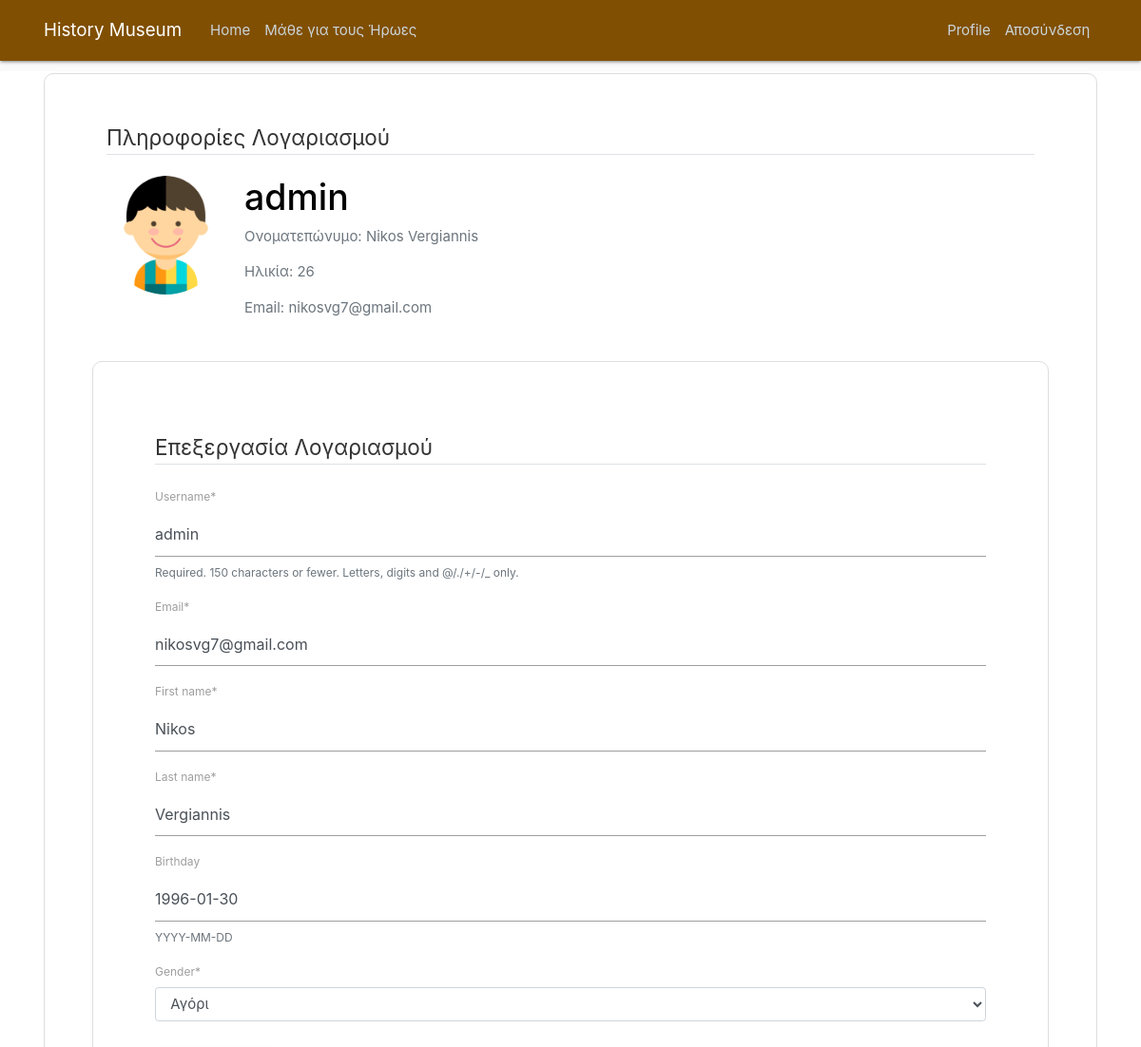
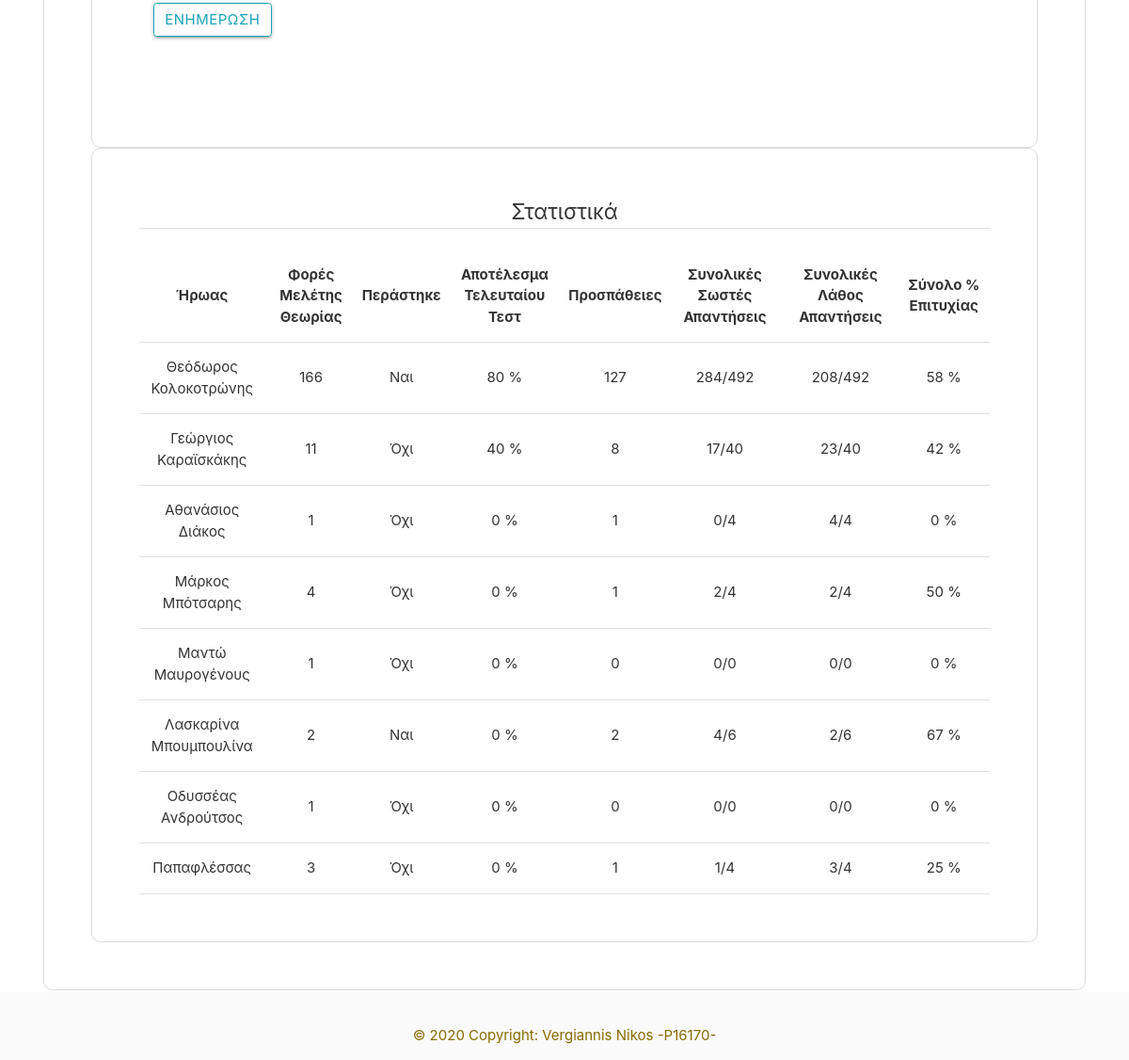
/profile/ (signed in), run on the app's committed database (2 pictures, top to bottom).
### users/models.py (models this page shows, shortened)
class Student(models.Model):
    user = models.OneToOneField(User, on_delete=models.CASCADE)
    image = models.ImageField(upload_to='profile_pics', null=True)
    first_name = models.CharField(default="", max_length=50)
    last_name = models.CharField(default="", max_length=50)
    birthday = models.DateField(null=True, blank=True, help_text="YYYY-MM-DD")
    gender = models.CharField(choices=GENDER_CHOICES,max_length=1)
    hero_studying = models.PositiveIntegerField(default=1)
    test_taking = models.PositiveIntegerField(default=1)
    def age(self):
        if self.birthday is None:
            pass
        else:
         return int((datetime.date.today() - self.birthday).days / 365.25)

### HistoryMuseum/models.py (models this page shows, shortened)
class Statistics(models.Model):
    user = models.ForeignKey(User, on_delete= models.CASCADE)
    test = models.ForeignKey(Test, on_delete=models.CASCADE)
    score = models.PositiveIntegerField(default=0)
    times_read = models.PositiveIntegerField(default=0)
    times_taken = models.PositiveIntegerField(default=0)
    answers_total = models.PositiveIntegerField(default=0)
    answers_correct = models.PositiveIntegerField(default=0)
    answers_wrong = models.PositiveIntegerField(default=0)
    success_rate = models.FloatField(default=0.0)
    passed = models.BooleanField(default=False)

class Test(models.Model):
    id = models.PositiveIntegerField(primary_key=True)
    title = models.CharField(max_length=100, null=False)
    user = models.ForeignKey(settings.AUTH_USER_MODEL, related_name='test', on_delete=models.CASCADE)

### users/views.py (the view)
# urls.py: path('profile/', profile, name='profile'),
@login_required
def profile(request):
    if request.method == 'POST':
           u_form = UserUpdateForm(request.POST, instance=request.user)
           p_form = ProfileUpdateForm(request.POST,
                                      request.FILES,
                                      instance=request.user.student)
           if u_form.is_valid() and p_form.is_valid():
              user = u_form.save()
              user.refresh_from_db()
              p_form.save()
              messages.success(request, f'Ο λογαριασμός σας ενημερώθηκε!')
              return redirect('profile')
    else:
        u_form = UserUpdateForm(instance=request.user)
        p_form = ProfileUpdateForm(instance=request.user.student)
        stats = Statistics.objects.filter(user=request.user)
    context = {
                'u_form': u_form,
                'p_form': p_form,
                'stats' : stats,
            }
    return render(request,'users/profile.html', context)

### users/forms.py
class UserUpdateForm(forms.ModelForm):
    email = forms.EmailField()
    class Meta:
        model = User
        fields = ['username', 'email']

class ProfileUpdateForm(forms.ModelForm):
    class Meta:
        model = Student
        fields = ['first_name', 'last_name', 'birthday', 'gender']

### users/templates/users/profile.html (shortened to what this page needs)
{% extends "HistoryMuseum/base.html" %}
{% load crispy_forms_tags %}
{% block content %}
    <div class="content-section float-center">
        <div class="col-12 pt-8 pb-2 mb-4">
        <legend class="border-bottom mb-4">Πληροφορίες Λογαριασμού</legend>
      <div class="media">
        <img class="rounded-circle account-img" src="{{ user.student.image.url }}">
        <div class="media-body">
          <h2 class="account-heading">{{ user.username }}</h2>
            <p class="text-secondary">Ονοματεπώνυμο: {{ user.student.first_name }} {{ user.student.last_name }}</p>
            <p class="text-secondary">Ηλικία: {{ user.student.age }}</p>
            <p class="text-secondary">Email: {{ user.email }}</p>
        </div>
      </div>
    </div>
    <div class="content-section">
      <div class="col-12 pt-4 pb-5 mb-2">
    <form method="POST" enctype="multipart/form-data">
          <fieldset class="form-group">
              <legend class="border-bottom mb-4">Επεξεργασία Λογαριασμού</legend>
              {{ u_form|crispy }}
              {{ p_form|crispy }}
          </fieldset>
          <div class="form-group">
              <button class="btn btn-outline-info" type="submit">Ενημέρωση</button>
          </div>
        </form>
      </div>
</div>
<div class ="content-section">
<legend class="border-bottom mb-4 center">Στατιστικά</legend>
<table class="centered">
    <thead>
    <tr>
        <th>Ήρωας</th>
        <th>Φορές Μελέτης Θεωρίας</th>
        <th>Περάστηκε</th>
        <th>Αποτέλεσμα Τελευταίου Τεστ</th>
        <th>Προσπάθειες</th>
        <th>Συνολικές Σωστές Απαντήσεις</th>
        <th>Συνολικές Λάθος Απαντήσεις</th>
        <th>Σύνολο % Επιτυχίας</th>
    </tr>
    </thead>
    <tbody>
    {% for stat in stats %}
        <tr>
            <td>{{ stat.test.title }}</td>
            <td>{{ stat.times_read }}</td>
            <td>{% if stat.passed %} Ναι {% else %} Όχι {% endif %}</td>
            <td>{{ stat.score|floatformat:0 }} %</td>
            <td>{{ stat.times_taken }}</td>
            <td>{{ stat.answers_correct }}/{{ stat.answers_total }}</td>
            <td>{{ stat.answers_wrong }}/{{ stat.answers_total }}</td>
            <td>{{ stat.success_rate|floatformat:0 }} %</td>
        </tr>
    {% endfor %}
    </tbody>
</table>
</div>
</div>
{% endblock %}

### HistoryMuseum/templates/HistoryMuseum/base.html (shortened to what this page needs)
{% load static %}
<!DOCTYPE html>
<html xmlns="http://www.w3.org/1999/xhtml" lang="el" xml:lang="el">
<head>
    <link rel="stylesheet" href="https://cdnjs.cloudflare.com/ajax/libs/materialize/1.0.0/css/materialize.min.css">
    <link rel="stylesheet" href="https://stackpath.bootstrapcdn.com/bootstrap/4.3.1/css/bootstrap.min.css">
    <link rel="stylesheet" type="text/css" href="{% static 'HistoryMuseum/main.css' %}">
</head>
<body>
     <header class="site-header">
      <nav class="navbar navbar-expand-md navbar-dark bg-steel fixed-top">
        <div class="container">
          <a class="navbar-brand mr-4" href="{% url 'homepage' %}">History Museum</a>
          <div class="collapse navbar-collapse justify-content-end" id="navbarToggle">
            <div class="navbar-nav mr-auto">
              <a class="nav-item nav-link" href="{% url 'homepage' %}">Home</a>
              <a class="nav-item nav-link" href="{% url 'hero' %}">Μάθε για τους Ήρωες</a>
              </div>
            <div class="navbar-nav ml-auto">
                {% if user.is_authenticated %}
                <a class="nav-item nav-link" href="{% url 'profile' %}">Profile </a>
                <a class="nav-item nav-link" href="{% url 'logout' %}">Αποσύνδεση</a>
                {% else %}
              <a class="nav-item nav-link" href="{% url 'login' %}">Σύνδεση</a>
              <a class="nav-item nav-link" href="{% url 'register' %}">Εγγραφή</a>
                {% endif %}
            </div>
        </div>
        </div>
      </nav>
    </header>
    <main role="main" class="bg-white pb-12">
        <div class="row">
        <div class="col-md-12">
            <div class="container bg-white">
          {% block content %}{% endblock %}
        </div>
    </div>
  </div>
    </main>
  </body>
{% include 'HistoryMuseum/footer.html' %}
</html>

### HistoryMuseum/templates/HistoryMuseum/footer.html
<footer class="footer">
  <div class="footer-copyright text-center py-3">© 2020 Copyright: Vergiannis Nikos -P16170-
  </div>
</footer>

### HistoryMuseum/static/historymuseum/main.css (style rules this page uses)
body { background: #fafafa; color: #333333; margin-top: 5rem; width:100%; }
h1, h2, h3, h4, h5, h6 { color: #000000; }
.bg-steel { background-color: #804f01; }
.site-header .navbar-nav .nav-link { color: #cbd5db; }
.content-section { background: #ffffff; padding: 50px 50px; border: 1px solid #dddddd; border-radius: 10px; margin:0 auto; }
.account-img { height: 125px; width: 125px; margin-right: 20px; margin-bottom: 16px; }
.account-heading { font-size: 2.5rem; }
.center { display:block; margin-left:auto; margin-right:auto; width:100%; }
.container { padding: 2px 16px; }
.footer { color: #876a00; }

### data on the page
Student: first_name "Nikos", last_name "Vergiannis", birthday "1996-01-30", gender "Αγόρι"
Statistics: test "Θεόδωρος Κολοκοτρώνης", times_read "166", passed "Ναι", score "80", times_taken "127", answers_correct "284", answers_total "492", answers_wrong "208", success_rate "58"
Statistics: test "Γεώργιος Καραϊσκάκης", times_read "11", passed "Όχι", score "40", times_taken "8", answers_correct "17", answers_total "40", answers_wrong "23", success_rate "42"
Statistics: test "Αθανάσιος Διάκος", times_read "1", passed "Όχι", score "0", times_taken "1", answers_correct "0", answers_total "4", answers_wrong "4", success_rate "0"
Statistics: test "Μάρκος Μπότσαρης", times_read "4", passed "Όχι", score "0", times_taken "1", answers_correct "2", answers_total "4", answers_wrong "2", success_rate "50"
Statistics: test "Μαντώ Μαυρογένους", times_read "1", passed "Όχι", score "0", times_taken "0", answers_correct "0", answers_total "0", answers_wrong "0", success_rate "0"
Statistics: test "Λασκαρίνα Μπουμπουλίνα", times_read "2", passed "Ναι", score "0", times_taken "2", answers_correct "4", answers_total "6", answers_wrong "2", success_rate "67"
Statistics: test "Οδυσσέας Ανδρούτσος", times_read "1", passed "Όχι", score "0", times_taken "0", answers_correct "0", answers_total "0", answers_wrong "0", success_rate "0"
Statistics: test "Παπαφλέσσας", times_read "3", passed "Όχι", score "0", times_taken "1", answers_correct "1", answers_total "4", answers_wrong "3", success_rate "25"

### other printed values
{{ user.username }} "admin"
{{ user.student.first_name }} "Nikos"
{{ user.student.last_name }} "Vergiannis"
{{ user.student.age }} "26"
{{ user.email }} "nikosvg7@gmail.com"
